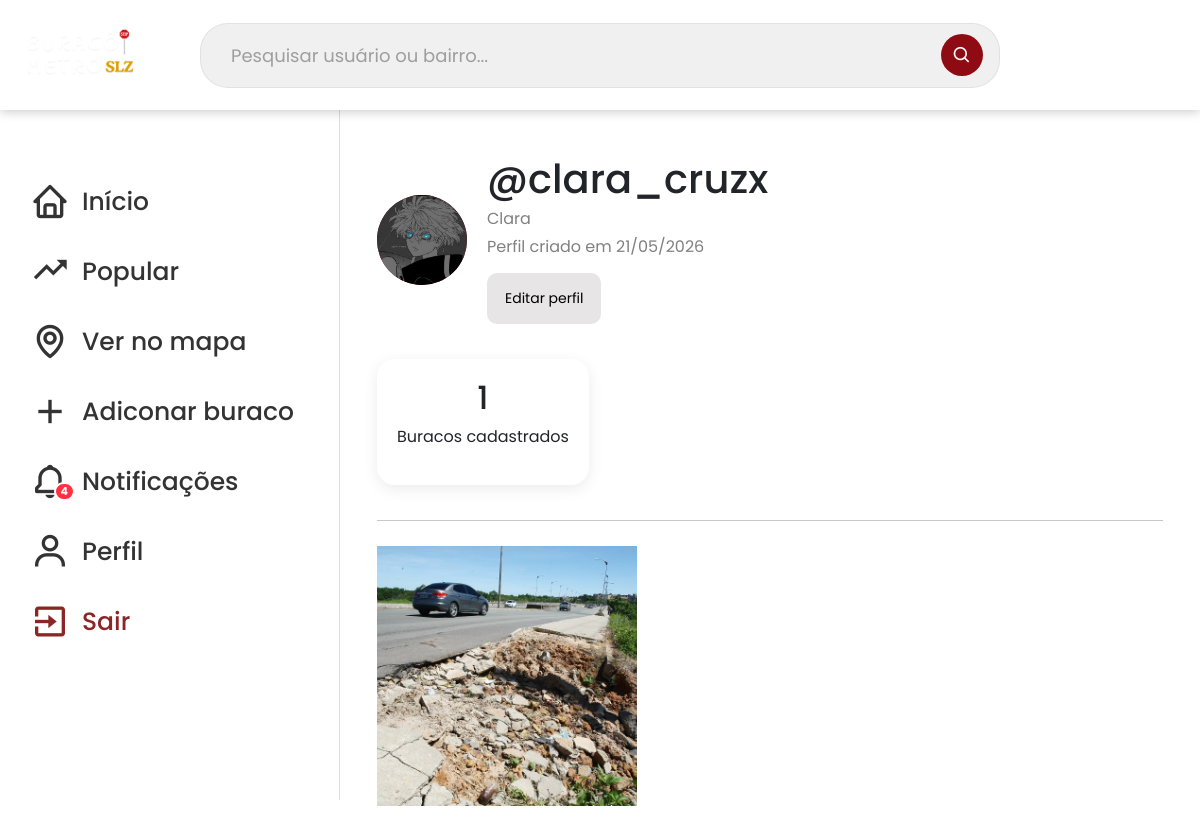
Before: /perfil/ (signed in) with the older database file.
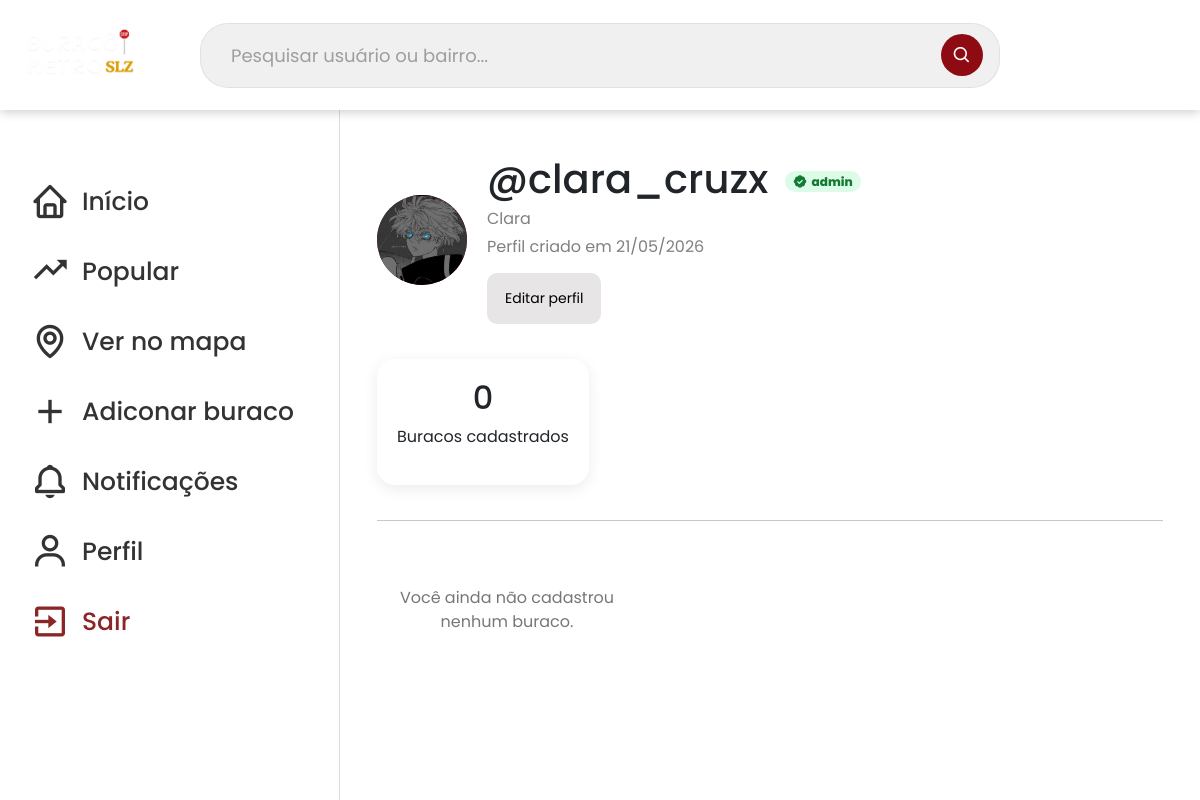
After: the same page with the newer database file.
### buracos/models.py (models this page shows, shortened)
class Buraco(models.Model):
    STATUS_NAO_ARRUMADO = "nao_arrumado"
    STATUS_EM_OBRA = "em_obra"
    STATUS_ARRUMADO = "arrumado"
    STATUS_CHOICES = [
        (STATUS_NAO_ARRUMADO, "Ainda nao foi arrumado"),
        (STATUS_EM_OBRA, "Em obra"),
        (STATUS_ARRUMADO, "Ja arrumado"),
    ]
    titulo = models.CharField(max_length=255)
    descricao = models.TextField()
    local = models.CharField(max_length=255)
    endereco = models.CharField(max_length=255)
    url_imagem = models.URLField(blank=True, null=True)
    imagem = models.ImageField(upload_to='buracos/', null=True, blank=True)
    tamanho = models.SmallIntegerField(default=1)
    status = models.CharField(
        max_length=20,
        choices=STATUS_CHOICES,
        default=STATUS_NAO_ARRUMADO
    )
    data_atual = models.DateTimeField(auto_now_add=True)
    created_at = models.DateTimeField(auto_now_add=True)  # Data e hora de criação (preenchido automaticamente)
    updated_at = models.DateTimeField(auto_now=True)  # Data e hora de última atualização (atualizado automaticamente)
    usuario = models.ForeignKey(settings.AUTH_USER_MODEL, on_delete=models.CASCADE, null=True, blank=True)
    @property
    def tamanho_nome(self):
        tamanhos = {
            1: "Pequeno",
            2: "Médio",
            3: "Grande",
            4: "Gigante",
        }
        return tamanhos.get(self.tamanho, "Pequeno")
    @property
    def status_nome(self):
        return dict(self.STATUS_CHOICES).get(self.status, "Ainda nao foi arrumado")
    @property
    def status_classe(self):
        return self.status.replace("_", "-")

### usuarios/views.py (the view)
# urls.py: path('perfil/', perfilView, name='perfilView'),
@login_required
def perfilView(request):
    usuario = request.user
    buracos = Buraco.objects.filter(usuario=usuario).order_by('-created_at')
    for buraco in buracos:
        buraco.curtido = Like.objects.filter(
            usuario=request.user,
            buraco=buraco
        ).exists()
    return render(request, 'usuarios/perfil.html', {
        'usuario': usuario,
        'buracos': buracos,
    })

### principal/context_processors.py (called while the page is built)
def notificacoes_nao_lidas(request):
    if not request.user.is_authenticated:
        return {"notificacoes_nao_lidas": 0}
    return {
        "notificacoes_nao_lidas": Notificacao.objects.filter(
            destinatario=request.user,
            lida=False
        ).count()
    }

### usuarios/models.py (called while the page is built)
    @property
    def verificado(self):
        if self.is_staff or self.is_superuser or self.postagens_removidas_por_reporte > 0:
            return False
        from buracos.models import Buraco
        buracos = Buraco.objects.filter(usuario=self)
        return (
            buracos.count() >= 5
            and buracos.filter(status=Buraco.STATUS_ARRUMADO).exists()
        )

### usuarios/templates/usuarios/perfil.html (shortened to what this page needs)
{% extends 'principal/principal.html' %}
{% load static %}
{% block content %}
<div class="perfil-container">
    <div class="perfil-header">
        <div class="perfil-avatar">
            {% if usuario.foto %}
                <img src="{{ usuario.foto.url }}" alt="Foto de perfil">
            {% else %}
                {{ usuario.username|slice:":1"|upper }}
            {% endif %}
        </div>
        <div>
            <h1>
                @{{ usuario.username }}
                {% if usuario.is_staff or usuario.is_superuser %}
                    <span class="selo-admin"><i class='bx bxs-badge-check'></i> admin</span>
                {% elif usuario.verificado %}
                    <span class="selo-verificado" title="Colaborador verificado"><i class='bx bxs-check-circle'></i></span>
                {% endif %}
            </h1>
            <p>{{ usuario.name }}</p>
            <p>
                Perfil criado em {{ usuario.date_joined|date:"d/m/Y" }}
            </p>
            <a href="{% url 'editarPerfilView' %}" class="btn-editar-perfil">
                Editar perfil
            </a>
        </div>
    </div>
    <div class="perfil-stats">
        <div class="stat-card">
            <h2>{{ buracos.count }}</h2>
            <p>Buracos cadastrados</p>
        </div>
    </div>
    <hr>
    <div class="explorar-grid perfil-grid">
    {% for buraco in buracos %}
        <a
            href="{% url 'detalheBuracoView' buraco.id %}"
            class="explorar-item"
            data-index="{{ forloop.counter0 }}"
            data-id="{{ buraco.id }}"
            data-descricao="{{ buraco.descricao }}"
            data-tamanho="{{ buraco.tamanho_nome }}"
            data-status-valor="{{ buraco.status }}"
            data-status="{{ buraco.status_nome }}"
            data-status-classe="{{ buraco.status_classe }}"
            data-likes="{{ buraco.likes.count }}"
            data-comentarios="{{ buraco.comentarios.count }}"
            data-curtido="{% if buraco.curtido %}true{% else %}false{% endif %}"
            data-username="{{ usuario.username }}"
            data-nome="{{ usuario.name }}"
            data-admin="{% if usuario.is_staff or usuario.is_superuser %}true{% else %}false{% endif %}"
            data-verificado="{% if usuario.verificado %}true{% else %}false{% endif %}"
            data-endereco="{{ buraco.endereco }}"
            data-like-url="{% url 'curtirBuraco' buraco.id %}"
            data-comentar-url="{% url 'comentarBuraco' buraco.id %}"
            data-reportar-url="{% url 'reportarBuraco' buraco.id %}"
            data-status-url="{% url 'atualizarStatusBuraco' buraco.id %}"
            data-excluir-url="{% url 'excluirBuraco' buraco.id %}"
            data-pode-excluir="true">
            {% if buraco.imagem %}
                <img src="{{ buraco.imagem.url }}" alt="{{ buraco.titulo }}">
            {% elif buraco.url_imagem %}
                <img src="{% static 'image-users/' %}{{ buraco.url_imagem }}" alt="{{ buraco.titulo }}">
            {% endif %}
        </a>
        {% empty %}
            <p class="empty-feed">Você ainda não cadastrou nenhum buraco.</p>
        {% endfor %}
    </div>
</div>
{% endblock %}

Changed rows visible on the page:
removed Buraco: url_imagem (picture)
changed CustomUser "clara_cruzx": is_staff False → True (drawn)
Other visible differences:
{{ buracos.count }}: "1" → "0"
{{ notificacoes_nao_lidas }}: "4" → (not shown)
text now shown: "admin Você ainda não cadastrou nenhum buraco."
